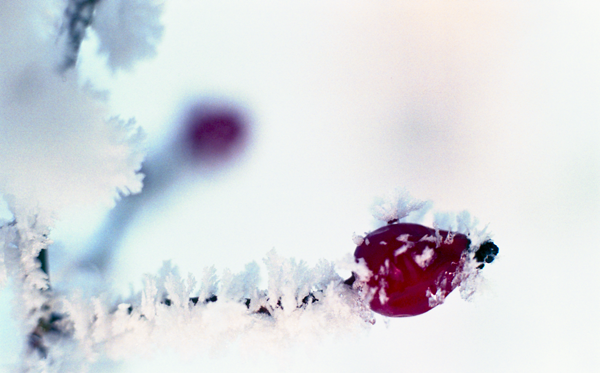
%> input picture lab4/images/Img21.tif, 600 x 373 px
$ octave task2_contrast.m   (GNU Octave 9; MATLAB toolbox functions it lacks are replaced by stand-ins)
%> lines starting %> are read from the running program, lines starting %| are printed output that depends on the picture
% Task 2 – Dynamic Range Expansion: imadjust and gamma correction
% Uses: Img21.tif, Img24.tif

pkg load image;
clear; close all;

img_dir = '../images/';
out_dir = '../results/';
images = {'Img21', 'Img24'};
gammas = [0.6, 1.0, 1.6];

for k = 1:length(images)
    name = images{k};
    img = imread([img_dir name '.tif']);
%> img is the input picture: size 373x600x3 uint8; mean R, G, B 216.3, 218.7, 223.5

    if size(img, 3) == 3
        img_gray = rgb2gray(img);
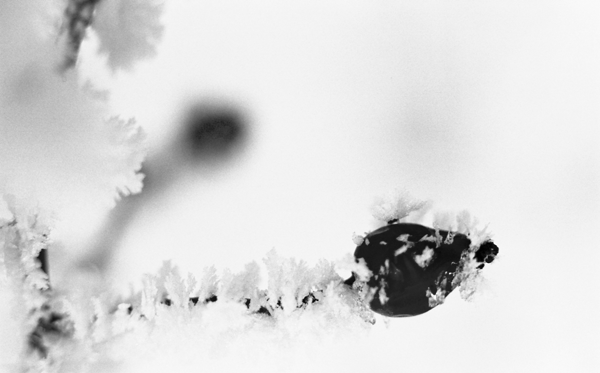
%> img_gray: size 373x600 uint8; min 0, max 255, mean 218.5
    else
        img_gray = img;
    end
    img_gray = im2uint8(img_gray);

    % imadjust – linear contrast stretch
    img_adj = imadjust(img_gray);
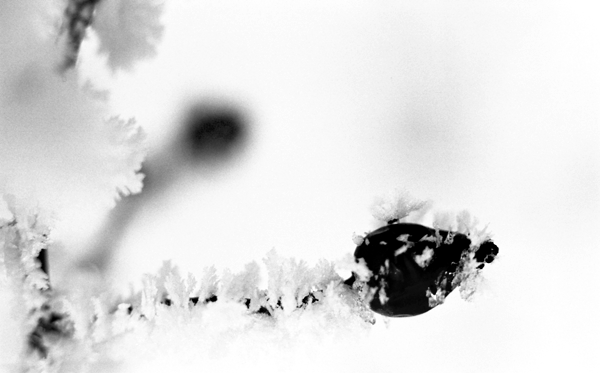
%> img_adj: size 373x600 uint8; min 0, max 255, mean 222.1

    % Gamma correction results
    img_gamma = cell(1, length(gammas));
    for g = 1:length(gammas)
        gamma = gammas(g);
        img_norm = double(img_gray) / 255;
        img_corrected = img_norm .^ gamma;
        img_gamma{g} = im2uint8(img_corrected);
    end
%> this loop made 3 passes
%> pass 1, `img_corrected = img_norm .^ gamma;`:
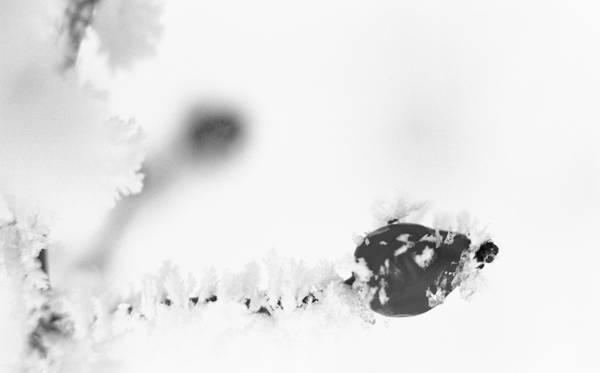
%> img_corrected: size 373x600 double; min 0, max 1, mean 0.904
%> pass 3, `img_corrected = img_norm .^ gamma;`:
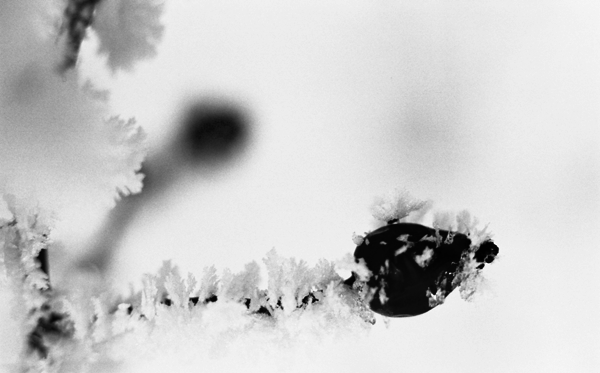
%> img_corrected: size 373x600 double; min 0, max 1, mean 0.799
%> after the loop, img_gamma = 3 items

    % Save individual images
    imwrite(img_gray,   [out_dir 'task2_original_'  name '.png']);
    imwrite(img_adj,    [out_dir 'task2_imadjust_'  name '.png']);
    imwrite(img_gamma{1}, [out_dir 'task2_gamma06_' name '.png']);
    imwrite(img_gamma{2}, [out_dir 'task2_gamma10_' name '.png']);
    imwrite(img_gamma{3}, [out_dir 'task2_gamma16_' name '.png']);

    % Comparison subplot: original + imadjust + gamma 0.6, 1.0, 1.6
    fig = figure('visible', 'off', 'Position', [0 0 1400 400]);
    titles = {[name ' оригинал'], 'imadjust', '\gamma=0.6', '\gamma=1.0', '\gamma=1.6'};
    imgs   = {img_gray, img_adj, img_gamma{1}, img_gamma{2}, img_gamma{3}};
%> imgs = 5 items
    for i = 1:5
        subplot(1, 5, i);
        imshow(imgs{i});
        title(titles{i});
    end
    saveas(fig, [out_dir 'task2_comparison_' name '.png']);
    close(fig);

    % Histogram comparison: original + imadjust + gammas
    fig2 = figure('visible', 'off', 'Position', [0 0 1400 400]);
    all_imgs = [imgs];
%> all_imgs = 5 items
    hist_titles = titles;
    for i = 1:5
        subplot(1, 5, i);
        centers = 0:255;
        counts = histc(double(all_imgs{i}(:)), centers);
        bar(centers, counts, 1, 'FaceColor', [0.2 0.5 0.8], 'EdgeColor', 'none');
        xlim([0 255]);
        title(hist_titles{i});
        xlabel('Интензитет');
    end
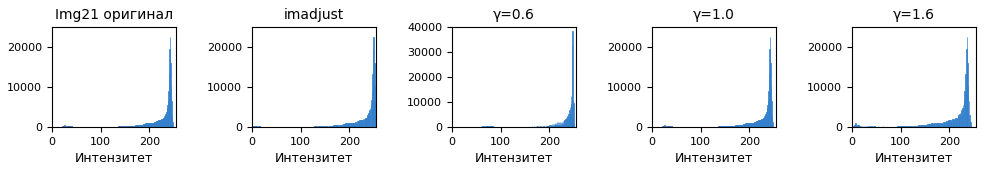
%> figure redrawn from the program's plot data, 5 panels; panel 1: tallest bar 22615 high, from x = 242.5 to 243.5; panel 2: tallest bar 22615 high, from x = 249.5 to 250.5; panel 3: tallest bar 38575 high, from x = 247.5 to 248.5; panel 4: tallest bar 22615 high, from x = 242.5 to 243.5
    saveas(fig2, [out_dir 'task2_histograms_' name '.png']);
    close(fig2);
end
%> pass 2 of the loop `for k = 1:length(images)`:
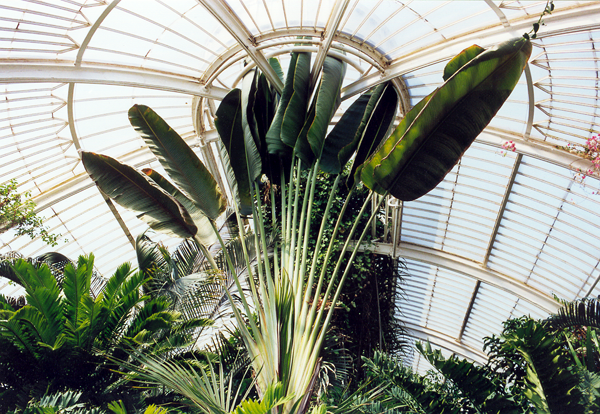
%> input picture lab4/images/Img24.tif, 600 x 414 px
%> img is the input picture: size 414x600x3 uint8; mean R, G, B 139.8, 144.2, 131.7
%> img_gray: size 414x600 uint8
%> img_adj: size 414x600 uint8
%> the loop `for g = 1:length(gammas)` made 3 passes
%> pass 1, `img_corrected = img_norm .^ gamma;`:
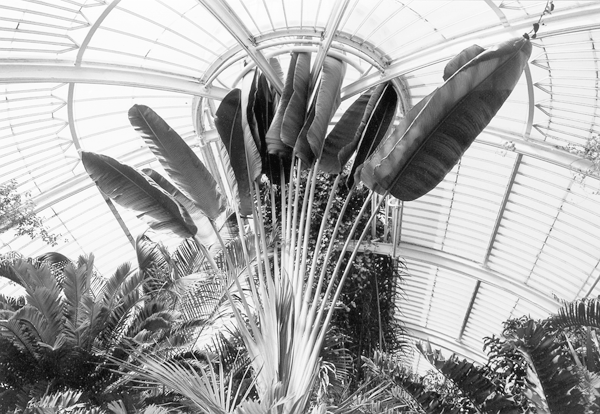
%> img_corrected: size 414x600 double; min 0, max 1, mean 0.658
%> after the loop `for i = 1:5`:
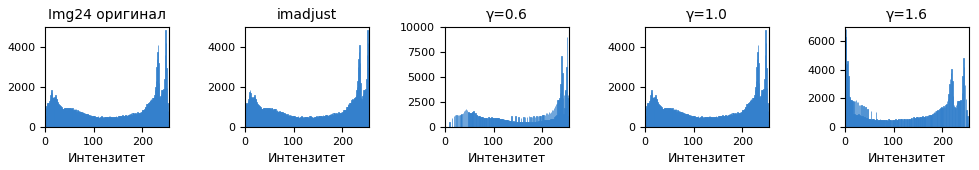
%> figure redrawn from the program's plot data, 5 panels; panel 1: tallest bar 4856 high, from x = 247.5 to 248.5; panel 2: tallest bar 4856 high, from x = 251.5 to 252.5; panel 3: tallest bar 9045 high, from x = 250.5 to 251.5; panel 4: tallest bar 4856 high, from x = 247.5 to 248.5
